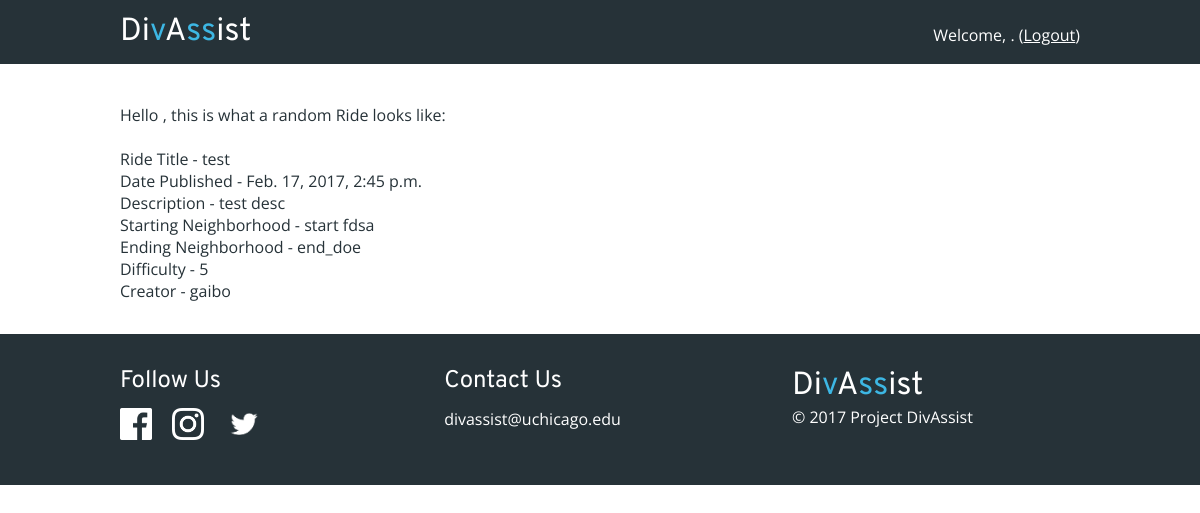
Screenshot of /view_rides/ with the database file from the repository.
### divassist_web/models.py (models this page shows)
class Ride(models.Model):
    title_text = models.CharField(max_length=200)
    pub_date = models.DateTimeField('date published')
    desc_text = models.CharField('description', max_length=2000)
    s_neighborhood = models.CharField('start neighborhood', max_length=200)
    e_neighborhood = models.CharField('end neighborhood', max_length=200)
    difficulty = models.IntegerField()
    owner = models.ForeignKey(User)

### divassist_web/views.py (the view)
# urls.py: url(r'^view_rides/$', view_ride),
def view_ride(request):
    return render(request, 'divassist_web/view_ride.html', {
        'user': request.user,
        'ride': Ride.objects.first()
    })

### divassist_web/templates/divassist_web/view_ride.html (shortened to what this page needs)
{% extends "base.html" %}
{% load static %}
{% block extra-css %}
    <link rel="stylesheet" type="text/css" href="{% static 'divassist_web/home.css' %}" />
{% endblock %}
{% block user-specific %}
Welcome, {{ user.username }}. (<a class="link-white" href="/logout/">Logout</a>)
{% endblock %}
{% block content %}
    <p>Hello {{ user.username }}, this is what a random Ride looks like:</p>
    <br>
    <p>Ride Title - {{ ride.title_text }}</p>
    <p>Date Published - {{ ride.pub_date }}</p>
    <p>Description - {{ ride.desc_text }}</p>
    <p>Starting Neighborhood - {{ ride.s_neighborhood }}</p>
    <p>Ending Neighborhood - {{ ride.e_neighborhood }}</p>
    <p>Difficulty - {{ ride.difficulty }}</p>
    <p>Creator - {{ ride.owner.username }}</p>
{% endblock %}

### divassist/static/general.css (style rules this page uses)
body, p, div, img, a, input { margin: 0; padding: 0; font-family: 'Open Sans', sans-serif; color: #263238; }
#footer, nav, body { min-width: 860px; }
#user-specific-container > a { color: #FFFFFF; }
.link-white:link, .link-white:visited, .link-white:hover, .link-white:active { color: #FFFFFF; }

### rows the page displays
Ride: title_text "test", pub_date "Feb. 17, 2017, 2:45 p.m.", desc_text "test desc", s_neighborhood "start fdsa", e_neighborhood "end_doe", difficulty "5", owner.username "gaibo"
